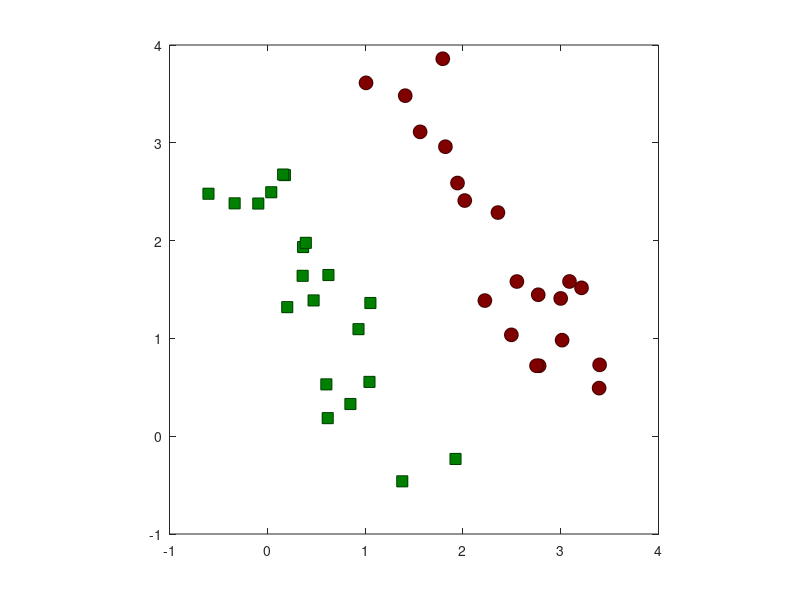

Reproduce this figure in MATLAB. (Note: this script raises an error after producing the figure.)
#!/usr/bin/octave

## Copyright (C) 2021 Pablo Alvarado
## EL5857 Aprendizaje Automático
## Escuela de Ingeniería Electrónica
## Tecnológico de Costa Rica

## Create some random separable data

N=20;

## Rotate them by 60 degrees
theta=deg2rad(60);
R=[cos(theta) sin(theta);-sin(theta) cos(theta)];
t=[1.5 1.6];

Xp = [rand(N,1)*4-2  rand(N,1)+0.5]*R' + t;
Xm = [rand(N,1)*4-2 -rand(N,1)-0.5]*R' + t;

X = [Xp;Xm];
Y = [ones(N,1);-ones(N,1)];
hold off;

function drawarrow(from,to,tiplength,varargin)

  vct=[to(1)-from(1);to(2)-from(2)];
  vct=vct/norm(vct);

  tipangle=deg2rad(20);
  
  R=[vct(1),-vct(2);vct(2),vct(1)];

  T=[-tiplength*cos(tipangle),0,-tiplength*cos(tipangle);
      tiplength*sin(tipangle),0,-tiplength*sin(tipangle)];

  T=R*T + to(:); # Rotate the tip
  
  plot([from(1),to(1)],[from(2),to(2)],varargin{:});
  plot(T(1,:),T(2,:),varargin{:});

  
  
endfunction

do

  ## Plot the data
  plot(Xp(:,1),Xp(:,2),"o","markersize",10,"markerfacecolor",[0.5,0,0],"markeredgecolor",[0.25,0,0]);
  hold on;
  plot(Xm(:,1),Xm(:,2),"s","markersize",8,"markerfacecolor",[0,0.5,0],"markeredgecolor",[0,0.25,0]);

  daspect([1,1,1]);
  axis([-1,4,-1,4]);
  
  fflush(stdout);
  drawnow();
  
  [x,y,buttons] = ginput(1);

  nw = norm([x;y]); # l2 norm of w
  w = [x;y]/nw;       # w is normed such that |w|=1
  
  ## Initially, let's work with a line that passes through the clicked point,
  ## not exactly the best discriminant line
  
  ## Find the closest point of each class to the "clicked" line
  dip = Xp*w;
  [mindp,idp]=min(dip);
  pp = Xp(idp,:);

  dim = Xm*w;
  [maxdm,idm]=max(dim);
  pm = Xm(idm,:);

  ## Distance between the closest positive and the "best" line
  dp = (pp - pm)*w/2;
  qp = pp - dp*w';  ## Closest point in the line 
  
  ## Distance between the closest negative and the line
  dm = dp;
  qm = pm + dm*w'; ## Closest point in the line 
  
 
  
  
  ## Calculate color
  valid=0;
  if ( (dp>0) && (dm>0) )
    margincolor=[0,0.7,0];
    valid=1;
  else
    margincolor=[0.7,0,0];
    valid=0;
  endif

  hold off;

  
  if (abs(x)>=abs(y))
    b=nw/w(1);
    m=-w(2)/w(1);

    
    if (valid)
      bp=(pp*w)/w(1);
      bm=(pm*w)/w(1);

      fill([-m+bp,m*4+bp,m*4+bm,-m+bm],[-1,4,4,-1],[1,1,0.95]);
      hold on;      
      
      plot([-m+bp,m*4+bp],[-1,4],"linewidth",2,"color",[1 0.75 0.75]);
      plot([-m+bm,m*4+bm],[-1,4],"linewidth",2,"color",[0.75 1 0.75]);

      b2=(bm+bp)/2;
      plot([-m+b2,m*4+b2],[-1,4],"linewidth",1,"color",[0.5 0.5 0.5]);

    endif

    plot([-m+b,m*4+b],[-1,4],"linewidth",3,"color",margincolor);
    hold on;
    
  else
    b=nw/w(2);
    m=-w(1)/w(2);

    if (valid)
      bp=(pp*w)/w(2);
      bm=(pm*w)/w(2);

      fill([-1,4,4,-1],[-m+bp,m*4+bp,m*4+bm,-m+bm],[1,1,0.95]);
      hold on;
      
      plot([-1,4],[-m+bp,m*4+bp],"g","linewidth",3,"color",[1 0.75 0.75]);     
      plot([-1,4],[-m+bm,m*4+bm],"g","linewidth",3,"color",[0.75 1 0.75]);

      b2=(bm+bp)/2;
      plot([-1,4],[-m+b2,m*4+b2],"g","linewidth",1,"color",[0.5 0.5 0.5]);
    endif
    plot([-1,4],[-m+b,m*4+b],"g","linewidth",3,"color",margincolor);
    hold on;

    
  endif
  
  ## Plot the normalized weight vector
  plot([0,x],[0,y],"b");
  #plot([0,w(1)],[0,w(2)],"b","linewidth",3);
  drawarrow([0,0],w,0.2,"b","linewidth",3);
  
  ## Plot closest point to positive class  
  plot(pp(1),pp(2),"o","markersize",20,"markerfacecolor",[1,1,0],"markeredgecolor",[1,1,0.5]);

  ## Plot closest point to negative class  
  plot(pm(1),pm(2),"o","markersize",20,"markerfacecolor",[1,1,0],"markeredgecolor",[1,1,0.5]);

  if (valid)
  
    ## Distance line to positive support points  
    plot([pp(1) qp(1)],[pp(2) qp(2)],"color",[0.5,0.5,0.5]);
    plot(qp(1),qp(2),"o","markersize",6,"markerfacecolor",[0.75,0.5,0.5],"markeredgecolor",[0.5,0.5,0.5]);

    ## Distance line to negative support points  
    plot([pm(1) qm(1)],[pm(2) qm(2)],"color",[0.5,0.5,0.5]);
    plot(qm(1),qm(2),"o","markersize",6,"markerfacecolor",[0.5,0.75,0.5],"markeredgecolor",[0.5,0.5,0.5]);

  endif    
  
until (buttons==3);
